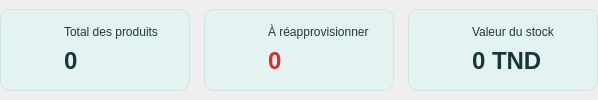
                      <widget class="QWidget" name="ligneCartes">
                       <layout class="QHBoxLayout" name="layout_ligneCartes">
                        <property name="spacing">
                         <number>14</number>
                        </property>
                        <property name="leftMargin">
                         <number>0</number>
                        </property>
                        <property name="topMargin">
                         <number>0</number>
                        </property>
                        <property name="rightMargin">
                         <number>0</number>
                        </property>
                        <property name="bottomMargin">
                         <number>0</number>
                        </property>
                        <item>
                         <widget class="QFrame" name="frameCarte1">
                          <property name="minimumSize">
                           <size>
                            <width>190</width>
                            <height>82</height>
                           </size>
                          </property>
                          <property name="maximumSize">
                           <size>
                            <width>16777215</width>
                            <height>82</height>
                           </size>
                          </property>
                          <property name="styleSheet">
                           <string>.QFrame { background-color:#E4F2F1; border:1px solid #CFE5E3; border-radius:10px; }</string>
                          </property>
                          <widget class="QLabel" name="frameCarte1Icone">
                           <property name="geometry">
                            <rect>
                             <x>18</x>
                             <y>25</y>
                             <width>32</width>
                             <height>32</height>
                            </rect>
                           </property>
                           <property name="scaledContents">
                            <bool>true</bool>
                           </property>
                           <property name="pixmap">
                            <pixmap resource="ressources.qrc">:/icones/box_teal.png</pixmap>
                           </property>
                          </widget>
                          <widget class="QLabel" name="frameCarte1Titre">
                           <property name="geometry">
                            <rect>
                             <x>64</x>
                             <y>12</y>
                             <width>220</width>
                             <height>22</height>
                            </rect>
                           </property>
                           <property name="styleSheet">
                            <string>color:#1E3A3A; font-size:12px;</string>
                           </property>
                           <property name="text">
                            <string>Total des produits</string>
                           </property>
                          </widget>
                          <widget class="QLabel" name="lblValeurTotal">
                           <property name="geometry">
                            <rect>
                             <x>64</x>
                             <y>34</y>
                             <width>220</width>
                             <height>36</height>
                            </rect>
                           </property>
                           <property name="styleSheet">
                            <string>color:#17363A; font-size:24px; font-weight:bold;</string>
                           </property>
                           <property name="text">
                            <string>0</string>
                           </property>
                          </widget>
                         </widget>
                        </item>
                        <item>
                         <widget class="QFrame" name="frameCarte2">
                          <property name="minimumSize">
                           <size>
                            <width>190</width>
                            <height>82</height>
                           </size>
                          </property>
                          <property name="maximumSize">
                           <size>
                            <width>16777215</width>
                            <height>82</height>
                           </size>
                          </property>
                          <property name="styleSheet">
                           <string>.QFrame { background-color:#E4F2F1; border:1px solid #CFE5E3; border-radius:10px; }</string>
                          </property>
                          <widget class="QLabel" name="frameCarte2Icone">
                           <property name="geometry">
                            <rect>
                             <x>18</x>
                             <y>25</y>
                             <width>32</width>
                             <height>32</height>
                            </rect>
                           </property>
                           <property name="scaledContents">
                            <bool>true</bool>
                           </property>
                           <property name="pixmap">
                            <pixmap resource="ressources.qrc">:/icones/warning_red.png</pixmap>
                           </property>
                          </widget>
                          <widget class="QLabel" name="frameCarte2Titre">
                           <property name="geometry">
                            <rect>
                             <x>64</x>
                             <y>12</y>
                             <width>220</width>
                             <height>22</height>
                            </rect>
                           </property>
                           <property name="styleSheet">
                            <string>color:#1E3A3A; font-size:12px;</string>
                           </property>
                           <property name="text">
                            <string>À réapprovisionner</string>
                           </property>
                          </widget>
                          <widget class="QLabel" name="lblValeurReappro">
                           <property name="geometry">
                            <rect>
                             <x>64</x>
                             <y>34</y>
                             <width>220</width>
                             <height>36</height>
                            </rect>
                           </property>
                           <property name="styleSheet">
                            <string>color:#D32F2F; font-size:24px; font-weight:bold;</string>
                           </property>
                           <property name="text">
                            <string>0</string>
                           </property>
                          </widget>
                         </widget>
                        </item>
                        <item>
                         <widget class="QFrame" name="frameCarte3">
                          <property name="minimumSize">
                           <size>
                            <width>190</width>
                            <height>82</height>
                           </size>
                          </property>
                          <property name="maximumSize">
                           <size>
                            <width>16777215</width>
                            <height>82</height>
                           </size>
                          </property>
                          <property name="styleSheet">
                           <string>.QFrame { background-color:#E4F2F1; border:1px solid #CFE5E3; border-radius:10px; }</string>
                          </property>
                          <widget class="QLabel" name="frameCarte3Icone">
                           <property name="geometry">
                            <rect>
                             <x>18</x>
                             <y>25</y>
                             <width>32</width>
                             <height>32</height>
                            </rect>
                           </property>
                           <property name="scaledContents">
                            <bool>true</bool>
                           </property>
                           <property name="pixmap">
                            <pixmap resource="ressources.qrc">:/icones/coins_orange.png</pixmap>
                           </property>
                          </widget>
                          <widget class="QLabel" name="frameCarte3Titre">
                           <property name="geometry">
                            <rect>
                             <x>64</x>
                             <y>12</y>
                             <width>220</width>
                             <height>22</height>
                            </rect>
                           </property>
                           <property name="styleSheet">
                            <string>color:#1E3A3A; font-size:12px;</string>
                           </property>
                           <property name="text">
                            <string>Valeur du stock</string>
                           </property>
                          </widget>
                          <widget class="QLabel" name="lblValeurStock">
                           <property name="geometry">
                            <rect>
                             <x>64</x>
                             <y>34</y>
                             <width>220</width>
                             <height>36</height>
                            </rect>
                           </property>
                           <property name="styleSheet">
                            <string>color:#17363A; font-size:24px; font-weight:bold;</string>
                           </property>
                           <property name="text">
                            <string>0 TND</string>
                           </property>
                          </widget>
                         </widget>
                        </item>
                       </layout>
                      </widget>
